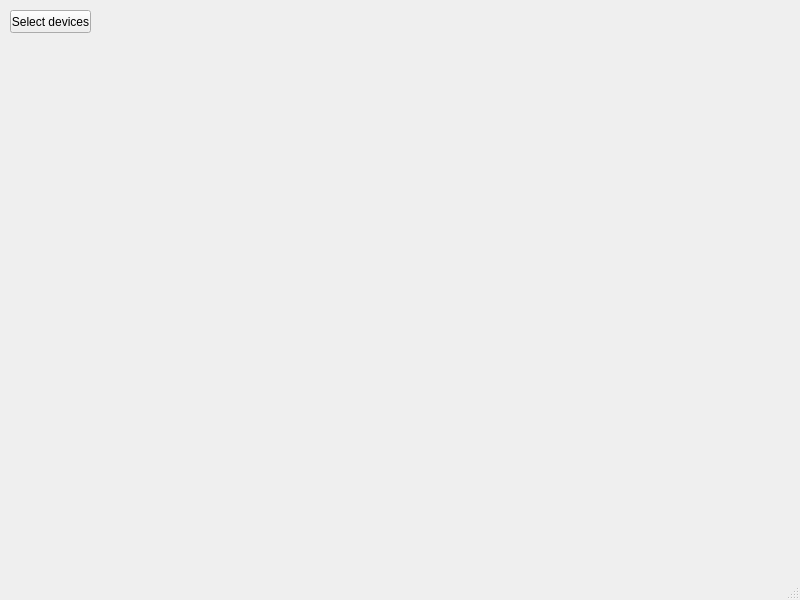
<?xml version="1.0" encoding="UTF-8"?>
<ui version="4.0">
 <class>TAPmain</class>
 <widget class="QMainWindow" name="TAPmain">
  <property name="geometry">
   <rect>
    <x>0</x>
    <y>0</y>
    <width>800</width>
    <height>600</height>
   </rect>
  </property>
  <property name="windowTitle">
   <string>TAPmain</string>
  </property>
  <widget class="QWidget" name="centralwidget">
   <widget class="QPushButton" name="selectDevicesButton">
    <property name="geometry">
     <rect>
      <x>10</x>
      <y>10</y>
      <width>81</width>
      <height>23</height>
     </rect>
    </property>
    <property name="text">
     <string>Select devices</string>
    </property>
    <property name="checkable">
     <bool>true</bool>
    </property>
    <property name="checked">
     <bool>false</bool>
    </property>
   </widget>
  </widget>
  <widget class="QMenuBar" name="menubar">
   <property name="geometry">
    <rect>
     <x>0</x>
     <y>0</y>
     <width>800</width>
     <height>21</height>
    </rect>
   </property>
  </widget>
  <widget class="QStatusBar" name="statusbar"/>
 </widget>
 <resources/>
 <connections/>
</ui>
